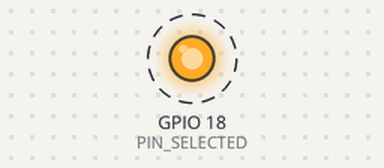
The program below on a simulated Raspberry Pi (BCM pin numbers). On the bench: output pins drawn as LEDs (lit = HIGH). Dashed ring = blinking. What the program prints to the terminal is not drawn.

Above: at 0.5 s.
Timing chart, 0 to 4.6 s (numbered marks = the images above):
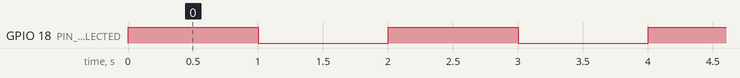

The program:

main.py
```python
#use the code in a raspberry pi GPIO compiler
#https://create.withcode.uk/python/A5


import RPi.GPIO as GPIO #type:ignore
import time


GPIO.setmode(GPIO.BCM)

PIN_SELECTED = 18

GPIO.setup(PIN_SELECTED, GPIO.OUT)

try:
    while True:
        # Turn LED on
        GPIO.output(PIN_SELECTED, GPIO.HIGH)
        print("LED ON")
        time.sleep(1)  # Wait for 1 second

        # Turn LED off
        GPIO.output(PIN_SELECTED, GPIO.LOW)
        print("LED OFF")
        time.sleep(1)  # Wait for 1 second

except KeyboardInterrupt:

    print("\nProgram terminated")
    GPIO.cleanup()
```

Measured:
- by itself, GPIO 18 (PIN_SELECTED): alternates HIGH for 1.0 s and LOW for 1.0 s
